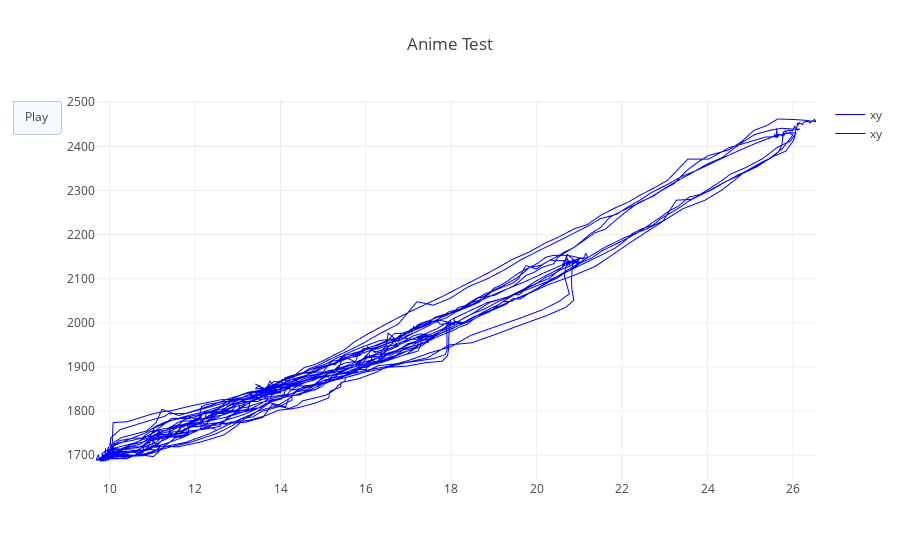

Notebook source saved alongside this figure:
### Code cell
trace0 = go.Scattergl(
        x = ynew[0:],
        y = SensorData[7:],
        name ="xy",
        mode = 'lines',
        line=dict(
            width=1, color='blue'
        )
)
data2 = [trace0,trace0]

layout2=dict(
            title='Anime Test', hovermode='closest',
            updatemenus= [{'type': 'buttons',
                           'buttons': [{'label': 'Play',
                                        'method': 'animate',
                                        'args': [None]}]}])

M = (len(SensorData)-7)//10
x2 = ynew[0::10]
y2 = SensorData[7::10]
frames2=[dict(data=[dict(x=[x2[k]], 
                        y=[y2[k]], 
                        mode='markers', 
                        marker=dict(color='red', size=10)
                        )
                  ]) for k in range(M)]  

# steps = []
# for i in range(len(data)):
#     step = dict(
#         method = 'restyle',  
#         args = ['visible', [False] * len(data)],
#     )
#     step['args'][1][i] = True # Toggle i'th trace to "visible"
#     steps.append(step)

# sliders = [dict(
#     active = 10,
#     currentvalue = {"prefix": "Frequency: "},
#     pad = {"t": 50},
#     steps = steps
# )]
# layout = dict(sliders=sliders)
# fig = dict(data=data, layout=layout)
# py.iplot(fig, filename='Sine Wave Slider')

figure2 = dict(data=data2, layout=layout2, frames=frames2)
iplot(figure2, filename='Animation')

### Figure 1 — Plotly figure (JSON) as saved in the notebook; plotly's stock layout.template omitted (floating-point values rounded to 4 significant figures; data arrays with more than 128 entries replaced by an {"elided": "..."} marker saying what was removed)
{"data": [{"line": {"color": "blue", "width": 1}, "mode": "lines", "name": "xy", "type": "scattergl", "x": {"elided": "1889 float values"}, "y": {"elided": "1883 str values"}}, {"line": {"color": "blue", "width": 1}, "mode": "lines", "name": "xy", "type": "scattergl", "x": {"elided": "1889 float values"}, "y": {"elided": "1883 str values"}}], "layout": {"hovermode": "closest", "title": "Anime Test", "updatemenus": [{"buttons": [{"args": [null], "label": "Play", "method": "animate"}], "type": "buttons"}]}}
